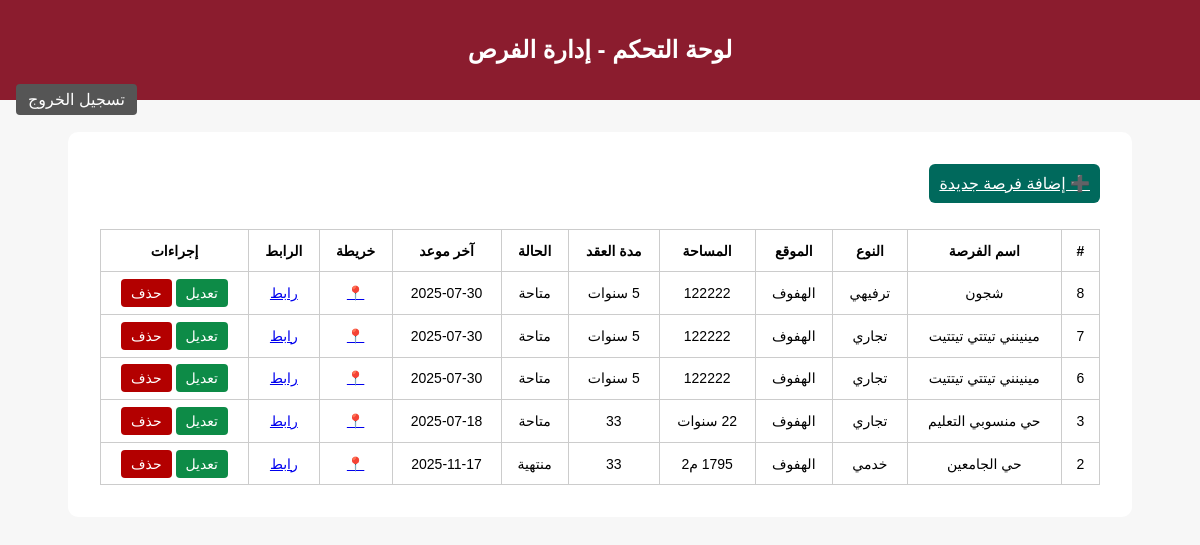
Page /admin/dashboard.php (signed in) on the committed database.
### tables this page shows
CREATE TABLE `opportunities` (
  `id` int(11) NOT NULL,
  `name` varchar(255) DEFAULT NULL,
  `location` varchar(255) DEFAULT NULL,
  `area` varchar(100) DEFAULT NULL,
  `type` varchar(100) DEFAULT NULL,
  `status` varchar(50) DEFAULT NULL,
  `duration` varchar(100) DEFAULT NULL,
  `lastDate` date DEFAULT NULL,
  `map` text DEFAULT NULL,
  `link` varchar(255) DEFAULT NULL
);

### admin/dashboard.php (the view, shortened to what this page needs)
<?php
include("includes/db.php");
$result = $conn->query("SELECT * FROM opportunities ORDER BY id DESC");
?>
<!DOCTYPE html>
<html lang="ar" dir="rtl">
<head>
</head>
<body>
    <header>
        <h2>لوحة التحكم - إدارة الفرص</h2>
        <a href="logout.php" class="logout">تسجيل الخروج</a>
    </header>
    <main>
        <a class="add-btn" href="add.php">➕ إضافة فرصة جديدة</a>
        <table>
            <thead>
                <tr>
                    <th>#</th>
                    <th>اسم الفرصة</th>
                    <th>النوع</th>
                    <th>الموقع</th>
                    <th>المساحة</th>
                    <th>مدة العقد</th>
                    <th>الحالة</th>
                    <th>آخر موعد</th>
                    <th>خريطة</th>
                    <th>الرابط</th>
                    <th>إجراءات</th>
                </tr>
            </thead>
            <tbody>
                <?php while($row = $result->fetch_assoc()): ?>
                <tr>
                    <td><?= $row['id'] ?></td>
                    <td><?= htmlspecialchars($row['name']) ?></td>
                    <td><?= htmlspecialchars($row['type']) ?></td>
                    <td><?= htmlspecialchars($row['location']) ?></td>
                    <td><?= htmlspecialchars($row['area']) ?></td>
                    <td><?= htmlspecialchars($row['duration']) ?></td>
                    <td><?= htmlspecialchars($row['status']) ?></td>
                    <td><?= htmlspecialchars($row['lastDate']) ?></td>
                    <td><a href="<?= htmlspecialchars($row['map']) ?>" target="_blank">📍</a></td>
                    <td>
                        <?php if ($row['link']): ?>
                            <a href="<?= htmlspecialchars($row['link']) ?>" target="_blank">رابط</a>
                        <?php else: ?>
                            -
                        <?php endif; ?>
                    </td>
                    <td>
                        <a class="btn edit" href="edit.php?id=<?= $row['id'] ?>">تعديل</a>
                        <a class="btn delete" href="delete.php?id=<?= $row['id'] ?>" onclick="return confirm('هل أنت متأكد من الحذف؟');">حذف</a>
                    </td>
                </tr>
                <?php endwhile; ?>
            </tbody>
        </table>
    </main>
</body>
</html>

### admin/dashboard.php (style rules this page uses)
body { font-family: Arial; background: #f7f7f7; margin: 0; padding: 0; }
header { background: #8b1c2e; color: white; padding: 1rem; text-align: center; }
main { max-width: 1000px; margin: 2rem auto; background: white; padding: 2rem; border-radius: 10px; }
table { width: 100%; border-collapse: collapse; margin-top: 1rem; font-size: 14px; }
table, th, td { border: 1px solid #ccc; }
th, td { padding: 0.8rem; text-align: center; }
a.btn { padding: 6px 10px; border-radius: 4px; text-decoration: none; color: white; }
.edit { background: #0d8b47; }
.delete { background: #b30000; }
.add-btn { background: #00695c; color: white; padding: 10px; display: inline-block; border-radius: 6px; margin-bottom: 10px; }
.logout { float: left; color: white; text-decoration: none; background: #555; padding: 6px 12px; border-radius: 4px; }

### rows in the picture
opportunities: id "8", name "شجون", type "ترفيهي", location "الهفوف", area "122222", duration "5 سنوات", status "متاحة", lastDate "2025-07-30"
opportunities: id "7", name "مينينني تيتتي تيتتيت", type "تجاري", location "الهفوف", area "122222", duration "5 سنوات", status "متاحة", lastDate "2025-07-30"
opportunities: id "6", name "مينينني تيتتي تيتتيت", type "تجاري", location "الهفوف", area "122222", duration "5 سنوات", status "متاحة", lastDate "2025-07-30"
opportunities: id "3", name "حي منسوبي التعليم", type "تجاري", location "الهفوف", area "22 سنوات", duration "33", status "متاحة", lastDate "2025-07-18"
opportunities: id "2", name "حي الجامعين", type "خدمي", location "الهفوف", area "1795 م2", duration "33", status "منتهية", lastDate "2025-11-17"
